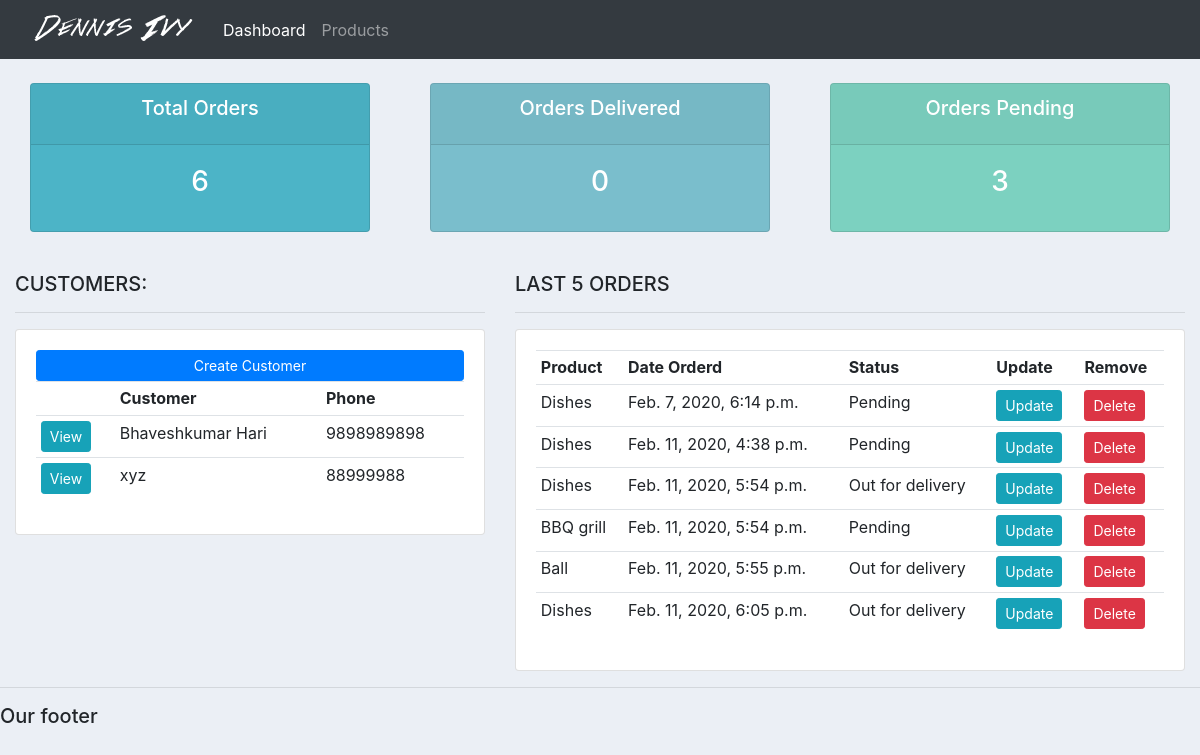
The page / on the database its author committed.
### accounts/models.py (models this page shows, shortened)
class Customer(models.Model):
    name = models.CharField(max_length=200, null=True)
    phone = models.CharField(max_length=200, null=True)
    email = models.CharField(max_length=200, null=True)
    date_created = models.DateTimeField(auto_now_add=True, null=True)

class Order(models.Model):
    STATUS = (
        ('Pending', 'Pending'),
        ('Out for delivery', 'Out for delivery'),
        ('Delivered', 'Delivered')
    )
    customer = models.ForeignKey(Customer, null=True, on_delete = models.SET_NULL)
    product = models.ForeignKey(Product, null=True, on_delete = models.SET_NULL)
    date_created = models.DateTimeField(auto_now_add=True, null=True)
    status = models.CharField(max_length=200, null=True, choices=STATUS)
    note = models.CharField(max_length=1000, null=True)

class Product(models.Model):
    CATEGORY = (
        ('Indoor', 'Indoor'),
        ('Out Door', 'Out Door'),
    )
    name = models.CharField(max_length=200, null=True)
    price = models.FloatField(null=True)
    category = models.CharField(max_length=200, null=True, choices=CATEGORY)
    description = models.CharField(max_length=200, null=True, blank=True)
    date_created = models.DateTimeField(auto_now_add=True, null=True)
    tags = models.ManyToManyField(Tag)
    def __str__(self):
        return self.name

### accounts/views.py (the view)
# urls.py: path('', views.home, name="home"),
def home(request):
    orders = Order.objects.all() # Get all the orders
    customers = Customer.objects.all() # Get all the customers
    total_customers = customers.count()
    total_orders = orders.count()
    delivered = orders.filter(status='Delivered').count()
    pending = orders.filter(status='Pending').count()
    context = {'orders':orders, 'customers':customers,
    'total_orders':total_orders, 'delivered':delivered,
    'pending':pending}
    return render(request, 'accounts/dashboard.html', context)

### accounts/templates/accounts/dashboard.html
{%  extends 'accounts/main.html' %}
{% block content %}
{%  include 'accounts/status.html' %}
<br>
<div class="row">
	<div class="col-md-5">
		<h5>CUSTOMERS:</h5>
		<hr>
		<div class="card card-body">
			<a class="btn btn-primary  btn-sm btn-block" href="">Create Customer</a>
			<table class="table table-sm">
				<tr>
					<th></th>
					<th>Customer</th>
					<th>Phone</th>
				</tr>
				{% for customer in customers %}
					<tr>
						<td><a class="btn btn-sm btn-info" href="{% url 'customer' customer.id %}">View</a></td>
						<td>{{ customer.name }}</td>
						<td>{{ customer.phone }}</td>
					</tr>
				{% endfor %}
			</table>
		</div>
	</div>
	<div class="col-md-7">
		<h5>LAST 5 ORDERS</h5>
		<hr>
		<div class="card card-body">
			<table class="table table-sm">
				<tr>
					<th>Product</th>
					<th>Date Orderd</th>
					<th>Status</th>
					<th>Update</th>
					<th>Remove</th>
				</tr>
				{% for order in orders %}
					<tr>
						<td>{{ order.product }}</td>
						<td>{{ order.date_created }}</td>
						<td>{{ order.status }}</td>
						<td><a class="btn btn-sm btn-info" href="{% url 'update_order' order.id %}">Update</a></td>
						<td><a class="btn btn-sm btn-danger" href="{% url 'delete_order' order.id %}">Delete</a></td>
					</tr>
				{% endfor %}
			</table>
		</div>
	</div>
</div>
{% endblock %}

### static/css/main.css (style rules this page uses)
body { background-color: #ebeff5; }

### rows shown on the page
Customer: name "Bhaveshkumar Hari", phone "9898989898"
Customer: name "xyz", phone "88999988"
Order: product "Dishes", date_created "Feb. 7, 2020, 6:14 p.m.", status "Pending"
Order: product "Dishes", date_created "Feb. 11, 2020, 4:38 p.m.", status "Pending"
Order: product "Dishes", date_created "Feb. 11, 2020, 5:54 p.m.", status "Out for delivery"
Order: product "BBQ grill", date_created "Feb. 11, 2020, 5:54 p.m.", status "Pending"
Order: product "Ball", date_created "Feb. 11, 2020, 5:55 p.m.", status "Out for delivery"
Order: product "Dishes", date_created "Feb. 11, 2020, 6:05 p.m.", status "Out for delivery"

### other values the page prints
{{ total_orders }} "6"
{{ delivered }} "0"
{{ pending }} "3"
